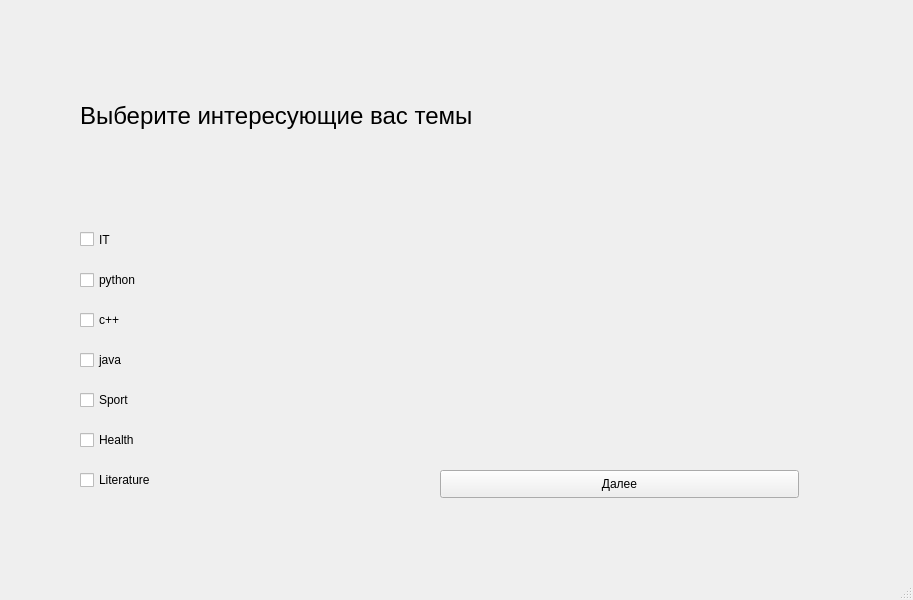
<?xml version="1.0" encoding="UTF-8"?>
<ui version="4.0">
 <class>MainWindow</class>
 <widget class="QMainWindow" name="MainWindow">
  <property name="geometry">
   <rect>
    <x>0</x>
    <y>0</y>
    <width>913</width>
    <height>600</height>
   </rect>
  </property>
  <property name="windowTitle">
   <string>MainWindow</string>
  </property>
  <widget class="QWidget" name="centralwidget">
   <widget class="QCheckBox" name="checkBox">
    <property name="geometry">
     <rect>
      <x>80</x>
      <y>229</y>
      <width>81</width>
      <height>21</height>
     </rect>
    </property>
    <property name="text">
     <string>IT</string>
    </property>
   </widget>
   <widget class="QCheckBox" name="checkBox2">
    <property name="geometry">
     <rect>
      <x>80</x>
      <y>270</y>
      <width>81</width>
      <height>20</height>
     </rect>
    </property>
    <property name="text">
     <string>python</string>
    </property>
   </widget>
   <widget class="QCheckBox" name="checkBox3">
    <property name="geometry">
     <rect>
      <x>80</x>
      <y>310</y>
      <width>81</width>
      <height>20</height>
     </rect>
    </property>
    <property name="text">
     <string>c++</string>
    </property>
   </widget>
   <widget class="QCheckBox" name="checkBox4">
    <property name="geometry">
     <rect>
      <x>80</x>
      <y>350</y>
      <width>81</width>
      <height>20</height>
     </rect>
    </property>
    <property name="text">
     <string>java</string>
    </property>
   </widget>
   <widget class="QCheckBox" name="checkBox5">
    <property name="geometry">
     <rect>
      <x>80</x>
      <y>390</y>
      <width>81</width>
      <height>20</height>
     </rect>
    </property>
    <property name="text">
     <string>Sport</string>
    </property>
   </widget>
   <widget class="QCheckBox" name="checkBox6">
    <property name="geometry">
     <rect>
      <x>80</x>
      <y>430</y>
      <width>81</width>
      <height>20</height>
     </rect>
    </property>
    <property name="text">
     <string>Health</string>
    </property>
   </widget>
   <widget class="QCheckBox" name="checkBox7">
    <property name="geometry">
     <rect>
      <x>80</x>
      <y>470</y>
      <width>101</width>
      <height>20</height>
     </rect>
    </property>
    <property name="text">
     <string>Literature</string>
    </property>
   </widget>
   <widget class="QPushButton" name="pb">
    <property name="geometry">
     <rect>
      <x>440</x>
      <y>470</y>
      <width>359</width>
      <height>28</height>
     </rect>
    </property>
    <property name="text">
     <string>Далее</string>
    </property>
   </widget>
   <widget class="QLabel" name="label_16">
    <property name="geometry">
     <rect>
      <x>80</x>
      <y>90</y>
      <width>531</width>
      <height>51</height>
     </rect>
    </property>
    <property name="font">
     <font>
      <family>Yu Gothic UI</family>
      <pointsize>18</pointsize>
     </font>
    </property>
    <property name="text">
     <string>Выберите интересующие вас темы</string>
    </property>
   </widget>
  </widget>
  <widget class="QMenuBar" name="menubar">
   <property name="geometry">
    <rect>
     <x>0</x>
     <y>0</y>
     <width>913</width>
     <height>26</height>
    </rect>
   </property>
  </widget>
  <widget class="QStatusBar" name="statusbar"/>
 </widget>
 <resources/>
 <connections/>
</ui>
